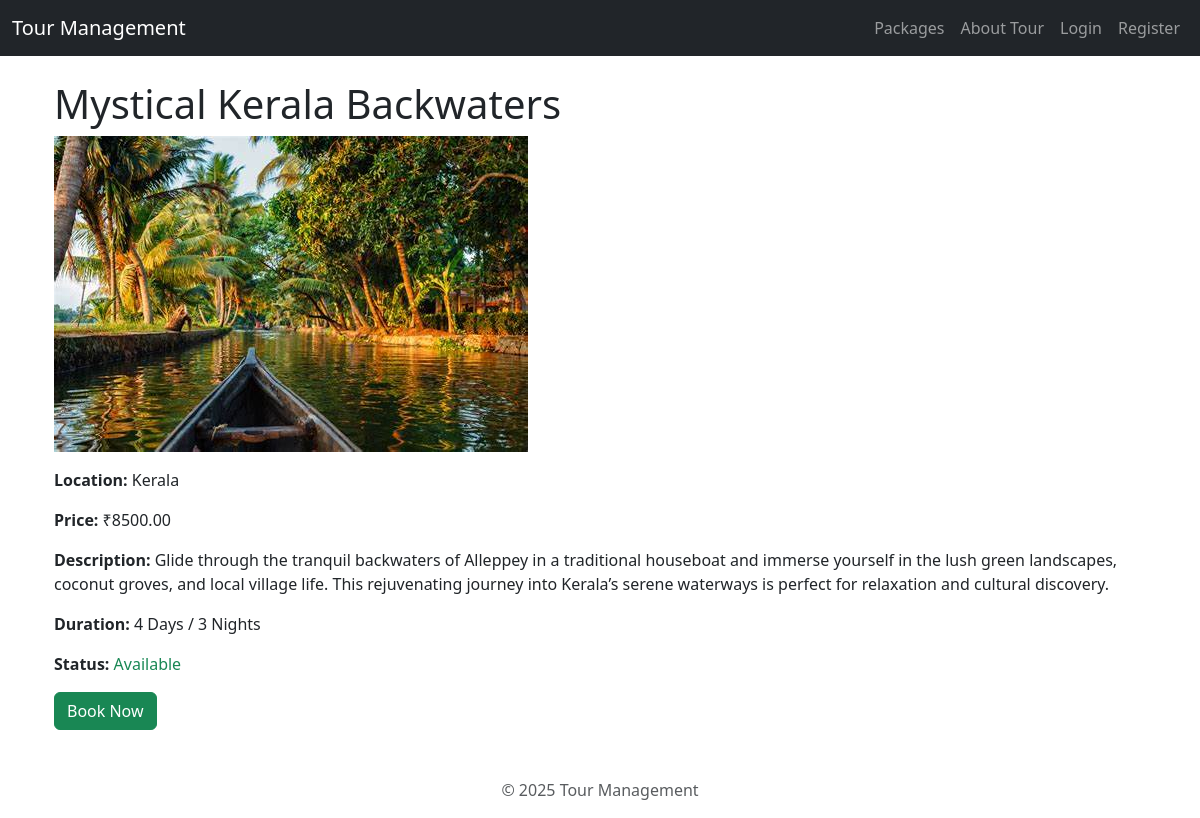
Page /package/1/ on the committed database.
### packages/models.py (models this page shows, shortened)
class TourPackage(models.Model):
    name = models.CharField(max_length=100)
    destination = models.CharField(max_length=100)
    price = models.DecimalField(max_digits=10, decimal_places=2, default=0.00)
    image = models.ImageField(upload_to='tour_images/', null=True, blank=True)
    description = models.TextField(blank=True)
    duration = models.CharField(max_length=100, blank=True)
    vendor = models.ForeignKey(Vendor, on_delete=models.CASCADE, null=True)
    is_approved = models.BooleanField(default=False)
    expiry_date = models.DateField(null=True, blank=True)
    is_expired = models.BooleanField(default=False)
    created_at = models.DateTimeField(auto_now_add=True)

### packages/views.py (the view)
# urls.py: path('package/<int:pk>/', views.package_detail, name='package_detail'),
def package_detail(request, pk):
    tour = get_object_or_404(TourPackage, pk=pk, is_approved=True)
    is_expired = tour.is_expired
    return render(request, 'packages/package_detail.html', {
        'tour': tour,
        'is_expired': is_expired
    })

### packages/templates/packages/package_detail.html (shortened to what this page needs)
{% extends "packages/base.html" %}
{% block content %}
  <div class="container">
    <h1>{{ tour.name }}</h1>
    {% if tour.image %}
      <img src="{{ tour.image.url }}" alt="{{ tour.name }}" class="img-fluid mb-3">
    {% endif %}
    <div class="details">
  <p><strong>Location:</strong> {{ tour.destination }}</p>
  <p><strong>Price:</strong> ₹{{ tour.price }}</p>
  <p><strong>Description:</strong> {{ tour.description }}</p>
  <p><strong>Duration:</strong> {{ tour.duration }}</p>
  <p><strong>Status:</strong>
    {% if is_expired %}
      <span class="text-danger">Expired</span>
    {% else %}
      <span class="text-success">Available</span>
    {% endif %}
  </p>
</div>
{% if not is_expired %}
  <a href="{% url 'book_package' tour.pk %}" class="btn btn-success">Book Now</a>
{% else %}
  <span class="btn btn-secondary disabled">Booking Closed (Expired)</span>
{% endif %}
{% endblock %}

### rows in the picture
TourPackage: name "Mystical Kerala Backwaters", image (picture), destination "Kerala", price "8500.00", description "Glide through the tranquil backwaters of Alleppey in a traditional houseboat and immerse yourself in the lush green landscapes, coconut groves, and local village life. This rejuvenating journey into Kerala’s serene waterways is perfect for relaxation and cultural discovery.", duration "4 Days / 3 Nights"
